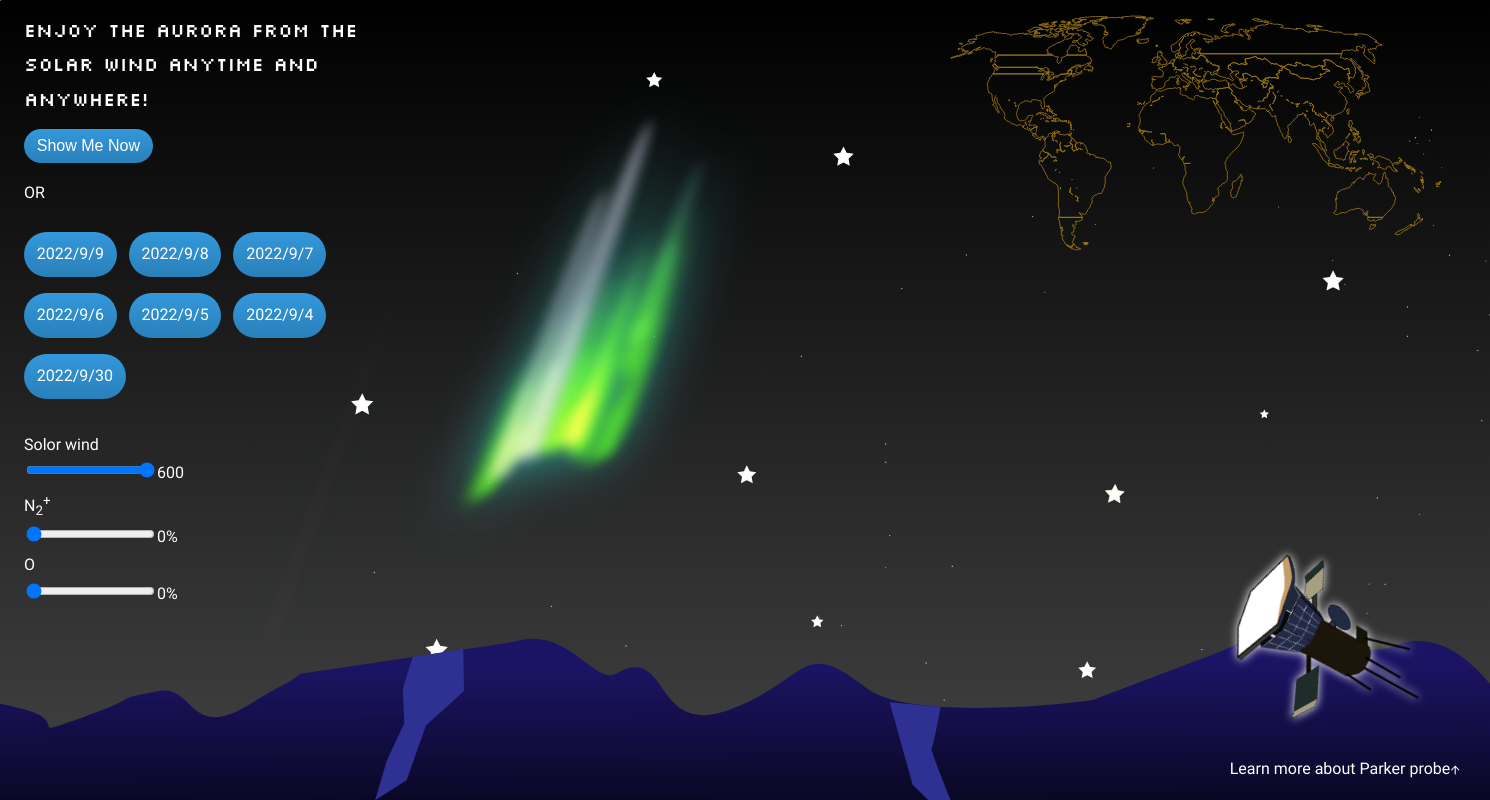
The page / on the database its author committed.
### tables this page shows
CREATE TABLE `electron_fluence_forecast` (
  `date` varchar(10) DEFAULT NULL,
  `speed` int(3) DEFAULT NULL,
  `fluence` int(9) DEFAULT NULL,
  `fluence_day_two` int(9) DEFAULT NULL,
  `fluence_day_three` int(9) DEFAULT NULL,
  `fluence_day_four` varchar(12) DEFAULT NULL
);

### index.php (the view, shortened to what this page needs)
<?php
$server = "localhost";
$username = "xsdud778_spaceuser_master";
$password = "asdf4321ASDF";
$database = "xsdud778_spaceApp";
$connection = mysqli_connect($server, $username, $password, $database);
?>
<!DOCTYPE html>
<html lang="en">
<head>
    <link rel="stylesheet" href="styles.css">
    <link rel="stylesheet" href="aurora.css">
</head>
<body>
    <aside>
        <a href="https://www.nasa.gov/content/goddard/parker-solar-probe" target="_blank">
            <img src="images/parker.png" alt="parker solar probe" width="200" id="parker">
        </a>
        <p>Learn more about Parker probe↑</p>
    </aside>
    <main>
        <div id="mountain">
            <div id="mapBox" w3-include-html="map.html">
            </div>
            <div id="infoBox">
                <header>
                    <h1>Enjoy the aurora from the solar wind anytime and anywhere!</h1>
                </header>
                <div>
                    <button type="button" id="showNow">Show Me Now</button>
                </div>
                <p> OR </p>
                <form action="#" method="GET">
                    <?php
                    $query = "SELECT date, speed FROM electron_fluence_forecast ORDER BY date DESC LIMIT 7";
                    $sql = mysqli_query($connection, $query);
                    while ($data = mysqli_fetch_array($sql)) {
                        echo '<a href="index.php" id="btnspeed' . $data['speed'] . '" class="datechoice">' . $data['date'] . '</a>';
                        $figure = 0;
                        if ($data['speed'] < 500) {
                            $figure = 0;
                        } elseif ($data['speed'] > 500) {
                            $figure = $data['speed'] / 1000;
                        } else {
                            $figure = 0;
                        }
                        echo "
    <script>
        " .
                            "btnspeed" . $data['speed'] . ".addEventListener('click',(e)=>{
        e.preventDefault();
        var canv = document.querySelector('canvas');
        canv.style.opacity = " . $figure . ";
        })"
                            . "
    </script>
    ";
                    }
                    ?>
                    <div id="rangeBox">
                        <div>
                            <label for="wind">Solor wind</label>
                            <p class="inlineBlock">
                                <input type="range" id="wind" name="wind" min="150" max="600" value="0" step="10"><span id="windVal"></span>
                            </p>
                        </div>
                        <div>
                            <label for="n2">N<sub>2</sub><sup>&#43;</sup></label>
                            <p class="inlineBlock">
                                <input type="range" id="n2" name="n2" min="0" max="78" value="0"><span id="n2Val"></span>%
                            </p>
                        </div>
                        <div>
                            <label for="ox">O</label>
                            <p class="inlineBlock">
                                <input type="range" id="ox" name="ox" min="0" max="21" value="0"><span id="oxVal"></span>%
                            </p>
                        </div>
                    </div>
                </form>
            </div>
        </div>
    </main>
</body>
</html>

### styles.css (style rules this page uses)
* { box-sizing: border-box; max-width: 100%; }
body, main { margin: 0 auto; font-family: 'Source Sans 3', 'Source Sans Pro', sans-serif; font-weight: 400; line-height: 1.8; color: white; background-repeat: no-repeat; background-size: cover; }
body { background-image: url(images/stars.svg), linear-gradient(to top, #434343 0%, black 100%); }
#mountain { background-image: url(images/mountain.svg); min-height: 100vh; background-repeat: no-repeat; background-size: cover; height: 100vh; width: auto; background-position: bottom; }
aside { position: fixed; bottom: 0; right: 2vw; }
#infoBox { max-width: 350px; position: absolute; margin-left: 2rem; z-index: 3; top: 0; align-items: flex-end; }
h1 { font-family: 'Silkscreen', cursive; font-weight: 400; font-size: 1.2rem; }
#rangeBox { margin-top: 3rem; display: flex; flex-direction: column; }
#mapBox { position: absolute; z-index: 2; left: -33px; transform: translate(-2%, -40%); cursor: crosshair; }
button, #date, .datechoice { font-size: 1.5rem; background: #3498db; background-image: -webkit-linear-gradient(top, #3498db, #2980b9); background-image: -moz-linear-gradient(top, #3498db, #2980b9); background-image: -ms-linear-gradient(top, #3498db, #2980b9); background-image: -o-linear-gradient(top, #3498db, #2980b9); background-image: linear-gradient(to bottom, #3498db, #2980b9); -webkit-border-radius: 28; -moz-border-radius: 28; border-radius: 28px; color: #ffffff; padding: .5rem .8rem .5rem .8rem; text-decoration: none; border-color: white; border: 1px; }
a { text-decoration: none; display: inline-block; }
.datechoice { margin: .5rem .5rem .5rem 0; font-size: 1rem; }
img { filter: drop-shadow(0px 0px 5px #fff); transform: rotate(30deg); }
@media all and (max-width:3200px) { #mapBox { transform: translate(200%, -45%); } }
@media all and (max-width:3200px) { #infoBox { max-width: 650px; margin-left: 1.5rem; } }
@media all and (max-width:3200px) { #infoBox .inlineBlock { margin: 0; } }
@media all and (max-width:3200px) { #rangeBox { margin-top: 1.5rem; } }
@media all and (max-width:3200px) { h1 { font-size: 2.4rem; } }
@media all and (max-width:3200px) { main { font-size: 1.5rem; } }
@media all and (max-width:2700px) { h1 { font-size: 2.2rem; } }
@media all and (max-width:2700px) { button, #date, a { font-size: 1.3rem; } }
@media all and (max-width:1800px) { #infoBox { max-width: 350px; font-size: 1rem; } }
@media all and (max-width:1800px) { h1 { font-size: 1.2rem; } }
@media all and (max-width:1800px) { button, #date, a { font-size: 1rem; } }

### aurora.css (style rules this page uses)
body { background-size: cover; margin: 0; padding: 0; overflow: hidden; min-height: 100vh; }

### rows shown on the page
electron_fluence_forecast: date "2022/9/9"
electron_fluence_forecast: date "2022/9/8"
electron_fluence_forecast: date "2022/9/7"
electron_fluence_forecast: date "2022/9/6"
electron_fluence_forecast: date "2022/9/5"
electron_fluence_forecast: date "2022/9/4"
electron_fluence_forecast: date "2022/9/30"
